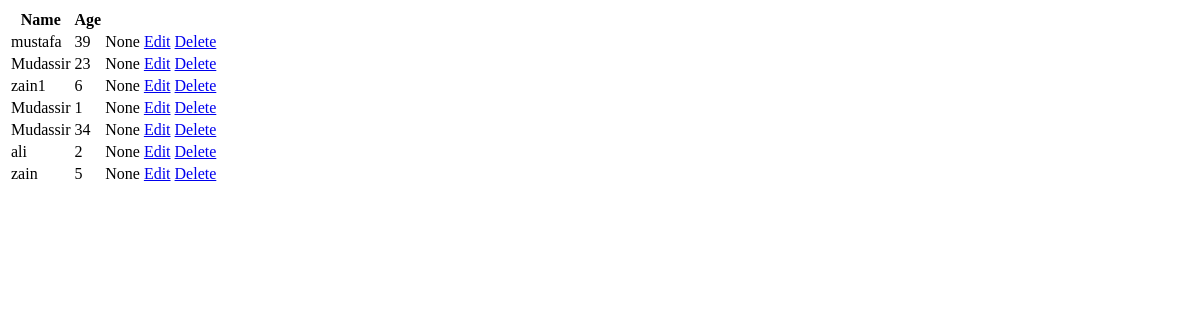
The page /myapp/cast/show on the database as committed earlier.
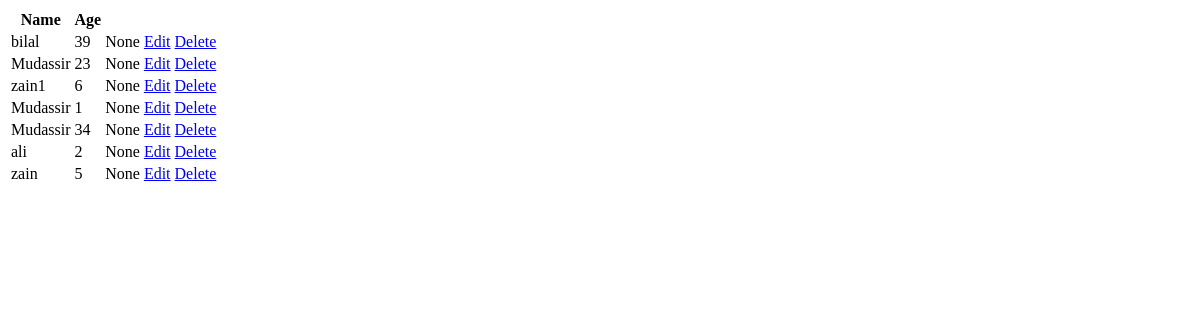
The same page on the database as committed later.
### myapp/models.py (models this page shows, shortened)
class Cast(models.Model):
    name = models.CharField(max_length=29)
    age = models.PositiveIntegerField()
    movies = models.ManyToManyField(Movie)

### myapp/views.py (the view)
# urls.py: path('cast/show', views.castshow),
def castshow(request):
    list = Cast.objects.all()
    return render(request, 'myapp/castshow.html', {'list': list})

### myapp/templates/myapp/castshow.html
{% if list %}
<table>
    <tr>
        <th>Name</th>
        <th>Age</th>
    </tr>
    {% for c in list %}
    <tr>
        <td>{{ c.name }}</td>
        <td>{{ c.age }}</td>
        <td>{{ c.movies.name }}</td>
        <td>
            <a href="/myapp/cast/edit/{{ c.id }}">Edit</a>
        </td>
        <td>
            <a href="/myapp/cast/delete/{{ c.id }}">Delete</a>
        </td>
    </tr>
    {% endfor %}
</table>
{% else %}
<h1>ther is no cast</h1>
{% endif %}

Rows that differ between the two databases and show on the page:
changed Cast: name "mustafa" → "bilal"
